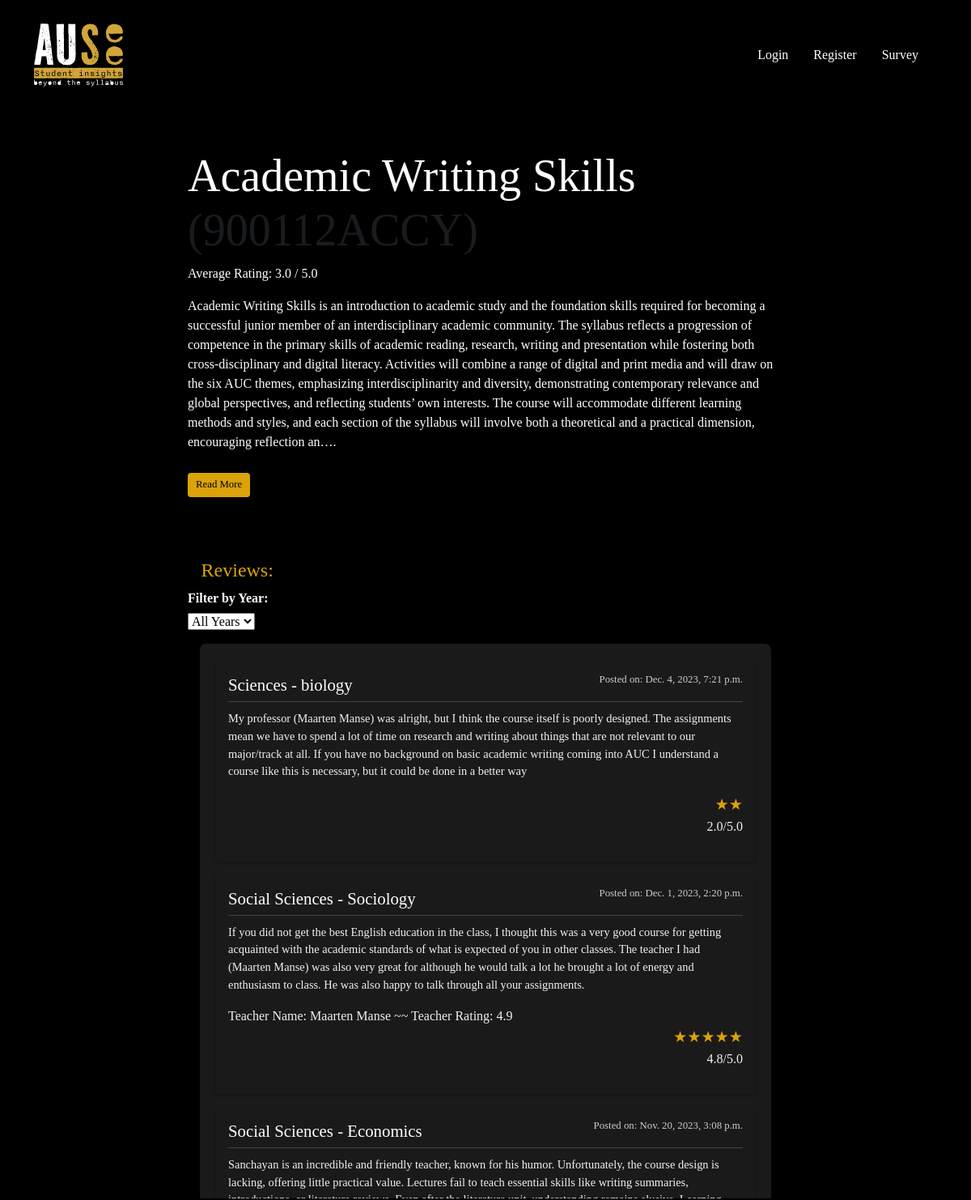
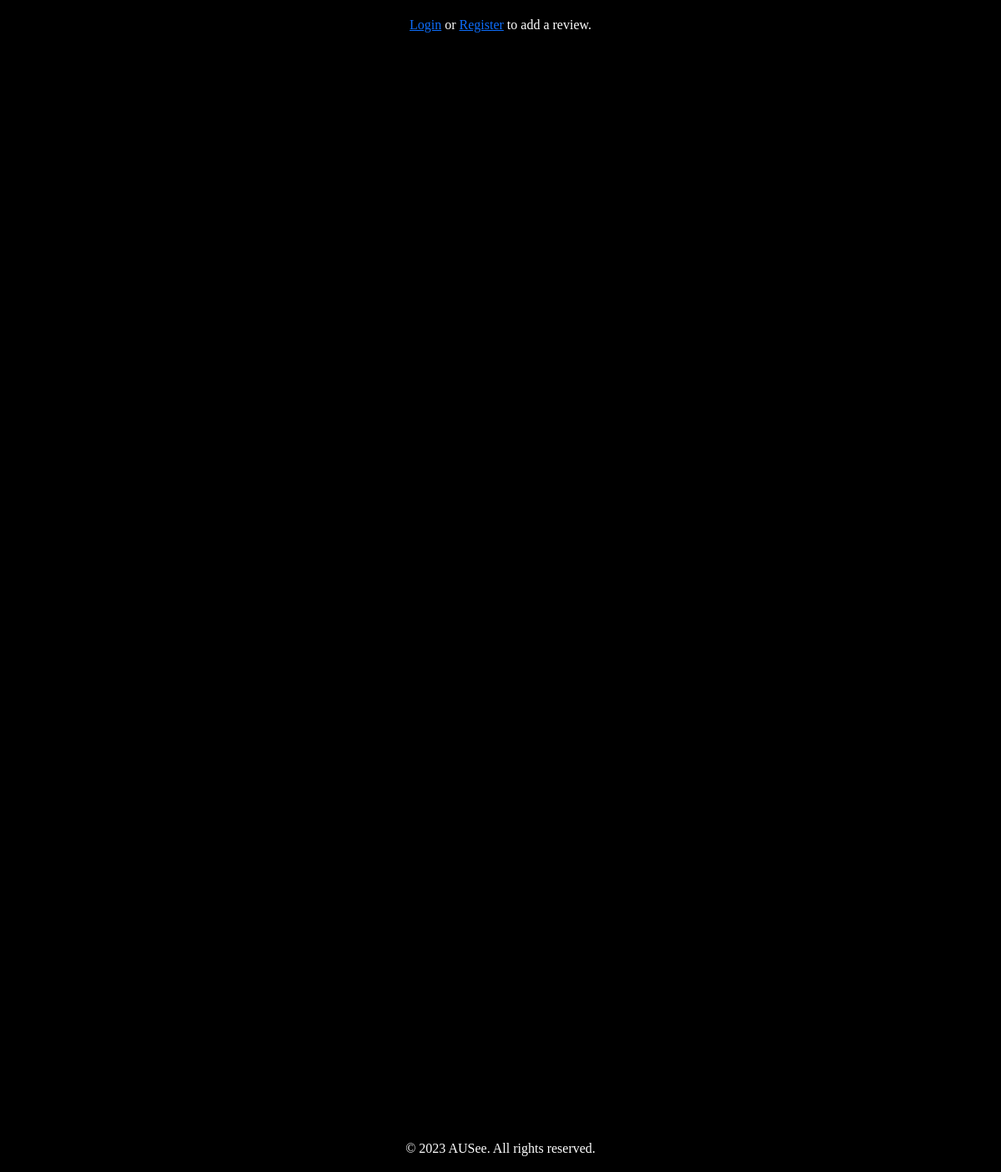
The page /courses/202/ on the database its author committed (2 pictures, top to bottom).
### reviews/models.py (models this page shows, shortened)
class Course(models.Model):
    name = models.CharField(max_length=255)
    code = models.CharField(max_length=50)
    description = models.TextField(blank=True, null=True)
    level = models.PositiveSmallIntegerField(choices=LEVEL_CHOICES, default=100)
    def average_rating(self):
        reviews = self.review_set.all()
        if not reviews:
            return None
        total_rating = sum([review.rating for review in reviews])
        avg_rating = total_rating / len(reviews)
        return round(avg_rating, 1)  # round to 1 decimal place

class Review(models.Model):
    course = models.ForeignKey(Course, on_delete=models.CASCADE)
    text = models.TextField()
    rating = models.FloatField(choices=RATING_CHOICES)
    teacher_name = models.CharField(max_length=100, blank = True, null = True)
    teacher_quality = models.FloatField(choices=RATING_CHOICES, blank = True, null = True)
    created_date = models.DateTimeField(auto_now_add=True)
    updated_date = models.DateTimeField(auto_now=True)
    user = models.ForeignKey('users.CustomUser', on_delete=models.CASCADE)

### users/models.py (models this page shows)
class CustomUser(AbstractUser):
    joined_date = models.DateTimeField(auto_now_add=True)
    major = models.CharField(max_length=50, choices=MAJOR_CHOICES, default='Sciences')
    track = models.CharField(max_length=80)

### reviews/views.py (the view)
# urls.py: path('<int:course_id>/', views.course_detail, name='course_detail'),
def course_detail(request, course_id):
    course = get_object_or_404(Course, id=course_id)
    year_filter = request.GET.get('year')
    if year_filter:
        reviews = Review.objects.filter(course=course, created_date__year=year_filter).order_by('-created_date')
    else:
        reviews = Review.objects.filter(course=course).order_by('-created_date')
    review_date_range = Review.objects.aggregate(start_year=Min('created_date__year'), end_year=Max('created_date__year'))
    years = range(review_date_range['start_year'], review_date_range['end_year'] + 1) if review_date_range['start_year'] else []
    if request.method == "POST":
        form = ReviewForm(request.POST)
        if form.is_valid():
            review = form.save(commit=False)
            review.course = course
            review.user = request.user  # Set the user for the review
            review.save()
            return redirect('reviews:course_detail', course_id=course_id)
    else:
        form = ReviewForm()
    if 'delete_review' in request.POST:
        review_id = request.POST.get('review_id')
        review = Review.objects.get(id=review_id, user=request.user)
        review.delete()
        return HttpResponseRedirect(request.path_info)
    context = {
        'course': course,
        'reviews': reviews,
        'form': form,
        'current_year': year_filter,
        'available_years': years
    }
    return render(request, 'reviews/course_detail.html', context)

### reviews/forms.py
class ReviewForm(forms.ModelForm):
    class Meta:
        model = Review
        fields = ['rating', 'text', 'teacher_name', 'teacher_quality']
        widgets = {
            'text': forms.Textarea(attrs={'rows': 5, 'placeholder': 'Share your thoughts about this course... '}),
            'teacher_name': forms.Textarea(attrs={'rows': 1}),
        }
        help_texts = {
            'rating': 'Enter a rating between 1.0 and 5.0',
            'teacher_name': '(Optional)',
            'teacher_quality': '(Optional)',
        }
        labels = {
            'text': 'Review:',
            'teacher_name': 'Teacher Name:',
            'teacher_quality': 'Teacher Quality:',
        }

### reviews/templates/reviews/course_detail.html (shortened to what this page needs)
{% extends "base.html" %}
{% block content %}
<div class="container-main">
    <div class="row">
        <div class="col-md-8 offset-md-2">
            <h2 class="display-4">{{ course.name }} <span class="text-muted">({{ course.code }})</span></h2>
            <p><strong>Average Rating:</strong> {{ course.average_rating }} / 5.0</p>
            <div id="courseSummaryShort">
                <p>{{ course.description|truncatechars:800 }}.</p>
                <button id="toggleSummary" class="btn btn-primary" onclick="toggleDescription()">Read More</button>
            </div>
            <h3 class="topicx">Reviews:</h3>
            <div class="year-filter">
                <form method="get" action=".">
                    <label for="year">Filter by Year:</label>
                    <select name="year" onchange="this.form.submit()">
                        <option value="">All Years</option>
                    </select>
                </form>
            </div>
            <div class="reviews-scrollbox">
                <ul class="list-unstyled">
                    <div class="review-container">
                        {% for review in reviews %}
                        <div class="review-item">
                            <div class="review-header">
                                <span class="review-major">{{ review.user.major }} - {{ review.user.track }}</span>
                                <span class="review-date">Posted on: {{ review.created_date }}</span>
                            </div>
                            <div class="review-body">
                                <p class="review-text">{{ review.text }}</p>
                                {% if review.teacher_name %}
                                <div class="review-teacher">
                                    <span>Teacher Name: {{ review.teacher_name }} ~~</span>
                                    <span>Teacher Rating: {{ review.teacher_quality }}</span>
                                </div>
                                {% endif %}
                            </div>
                                <p>
                                    <span class="star-rating" data-rating="{{ review.rating|floatformat:1 }}"></span>
                                    <span class="rating-holder"> {{ review.rating|floatformat:1 }}/5.0 </span>
                                </p>
                        </div>
                        {% endfor %}
                    </div>
                </ul>
            </div>
            {% if user.is_authenticated %}
            <div class="container mt-5">
                <div class="row">
                    <div class="col-md-8 offset-md-2">
                        <div class="text-center mb-4">
                            <button id="addReviewButton" class="btn btn-third" onclick="toggleReviewForm()">Add a Review</button>
                        </div>
                        <div id="reviewForm" class="review-container" style="display: none;">
                            <h2 class="text-center mb-4">Add a Review</h2>
                            <form method="post">
                                {% csrf_token %}
                                {{ form.as_p }}
                                <button type="submit" class="btn btn-success">Submit Review</button>
                            </form>
                        </div>
                    </div>
                </div>
            </div>
            {% else %}
            <div class="helptext-container">
                <p>
                  <a href="{% url 'users:login' %}?next={{ request.path }}">Login</a> or
                  <a href="{% url 'users:register' %}?next={{ request.path }}">Register</a> to add a review.
                </p>
            </div>
            {% endif %}
        </div>
    </div>
</div>
{% endblock %}

### templates/base.html (style rules this page uses)
body, html { height: 100%; background-color: black; font-family: nitti-tywriter; }
.wrapper { min-height: 100%; display: flex; flex-direction: column; }

### reviews/templates/reviews/course_detail.html (style rules this page uses)
.review-container { background-color: #1a1a1a; border-radius: 8px; padding: 20px; color: #f1f1f1; }
.review-item { background-color: #1a1a1a; border-radius: 4px; margin-bottom: 10px; padding: 15px; box-shadow: 0 2px 4px rgba(0,0,0,.2); }
.review-header { display: flex; justify-content: space-between; margin-bottom: 5px; }
.review-major { font-weight: bold; color: #4b9cd3; }
.review-date { font-size: 0.8em; color: #cccccc; }
.review-body { border-top: 1px solid #444; padding-top: 10px; }
.review-text { font-size: 0.9em; color: #f1f1f1; }
.review-teacher { margin-top: 10px; }
label { font-weight: bold; margin-bottom: 5px; display: block; }
.reviews-scrollbox { max-height: 700px; overflow-y: auto; background-color: #000000; border-radius: 8px; padding: 15px; margin-bottom: 20px; box-shadow: 0 2px 4px rgba(0,0,0,.1); scroll-behavior: smooth; scrollbar-width: thin; }
.review-item { padding-bottom: 15px; margin-bottom: 15px; }
.helptext-container { text-align: center; }
.helptext-container p { display: inline-block; margin: 0; }
.review-major { font-family: PF Fuel Grime; font-size: 1.3em; font-weight: 10; color: #ffffff; }
.review-text { font-size: 0.9em; color: #f1f1f1; font-weight: 100; }
.btn-primary { background-color: #dba309; color: #000000; border: none; border-radius: 4px; padding: 5px 10px; cursor: pointer; margin-top: 10px; font-size: 0.8em; }
.star-rating { font-size: 1.2em; color: #dba309; font-weight: 100; display: flex; justify-content: right; }
.container-main { background-color: #000000; color: #ffffff; font-weight: 100; }
.btn-primary { margin-bottom: 5%; }
.topicx { font-family: PF Fuel Grime; font-size: 1.5em; font-weight: 10; color: #dba309; margin-left: 2.25%; margin-top: 40px; }
.rating-holder { display: flex; justify-content: right; }

### rows shown on the page
Course: name "Academic Writing Skills", code "900112ACCY", average_rating "3.0", description "Academic Writing Skills is an introduction to academic study and the foundation skills required for becoming a successful junior member of an interdisciplinary academic community. The syllabus reflects a progression of competence in the primary skills of academic reading, research, writing and presentation while fostering both cross-disciplinary and digital literacy. Activities will combine a range of digital and print media and will draw on the six AUC themes, emphasizing interdisciplinarity and diversity, demonstrating contemporary relevance and global perspectives, and reflecting students’ own interests. The course will accommodate different learning methods and styles, and each section…"
Review: user.major "Sciences", user.track "biology", created_date "Dec. 4, 2023, 7:21 p.m.", text "My professor (Maarten Manse) was alright, but I think the course itself is poorly designed. The assignments mean we have to spend a lot of time on research and writing about things that are not relevant to our major/track at all. If you have no background on basic academic writing coming into AUC I understand a course like this is necessary, but it could be done in a better way", rating "2.0"
Review: user.major "Social Sciences", user.track "Sociology", created_date "Dec. 1, 2023, 2:20 p.m.", text "If you did not get the best English education in the class, I thought this was a very good course for getting acquainted with the academic standards of what is expected of you in other classes. The teacher I had (Maarten Manse) was also very great for although he would talk a lot he brought a lot of energy and enthusiasm to class. He was also happy to talk through all your assignments.", teacher_name "Maarten Manse", teacher_quality "4.9", rating "4.8"
Review: user.major "Social Sciences", user.track "Economics", created_date "Nov. 20, 2023, 3:08 p.m.", text "Sanchayan is an incredible and friendly teacher, known for his humor. Unfortunately, the course design is lacking, offering little practical value. Lectures fail to teach essential skills like writing summaries,…"
